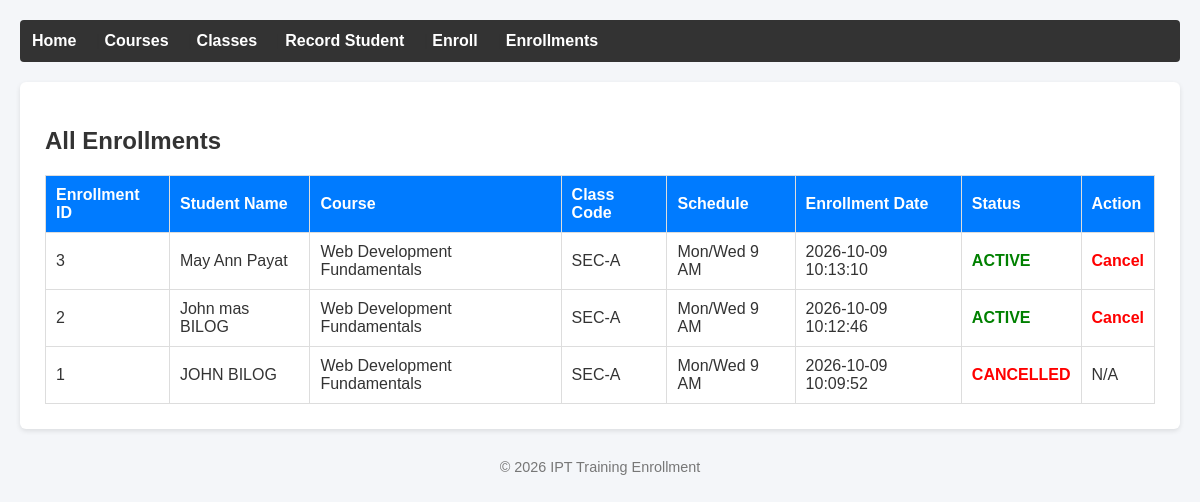
Screenshot of /admin/enrollments.php with the database file from the repository.
### tables this page shows
CREATE TABLE `enrollments` (
  `enrollment_id` int(11) NOT NULL,
  `student_id` int(11) NOT NULL,
  `class_id` int(11) NOT NULL,
  `enrollment_date` timestamp NOT NULL DEFAULT current_timestamp(),
  `status` varchar(20) DEFAULT 'active'
);

CREATE TABLE `students` (
  `student_id` int(11) NOT NULL,
  `full_name` varchar(100) NOT NULL,
  `email` varchar(100) DEFAULT NULL,
  `phone` varchar(30) DEFAULT NULL,
  `created_at` timestamp NOT NULL DEFAULT current_timestamp()
);

CREATE TABLE `courses` (
  `course_id` int(11) NOT NULL,
  `course_code` varchar(20) NOT NULL,
  `course_name` varchar(100) NOT NULL,
  `description` text DEFAULT NULL
);

CREATE TABLE `classes` (
  `class_id` int(11) NOT NULL,
  `course_id` int(11) NOT NULL,
  `class_code` varchar(20) NOT NULL,
  `schedule` varchar(100) DEFAULT NULL,
  `instructor` varchar(100) DEFAULT NULL,
  `slots` int(11) NOT NULL DEFAULT 0
);

### classes/EnrollmentRepository.php (called while the page is built, shortened)
<?php
class EnrollmentRepository {
    private $db;
    public function __construct(PDO $db) {
        $this->db = $db;
    }
    public function allWithDetails() {
        $sql = "SELECT e.enrollment_id, e.enrollment_date, e.status,
                       s.full_name, s.email, s.phone,
                       c.class_code, c.schedule, c.instructor,
                       co.course_name, co.course_code
                FROM enrollments e
                JOIN students s ON e.student_id = s.student_id
                JOIN classes c ON e.class_id = c.class_id
                JOIN courses co ON c.course_id = co.course_id
                ORDER BY e.enrollment_id DESC";
        $stmt = $this->db->query($sql);
        return $stmt->fetchAll();
    }
}

### admin/enrollments.php (the view, shortened to what this page needs)
<?php
require_once __DIR__ . '/../config/db.php';
require_once __DIR__ . '/../classes/EnrollmentRepository.php';
$repo = new EnrollmentRepository($db);
$rows = $repo->allWithDetails();
require_once __DIR__ . '/../includes/header.php';
?>
<h2>All Enrollments</h2>
<table>
    <thead>
        <tr>
            <th>Enrollment ID</th>
            <th>Student Name</th>
            <th>Course</th>
            <th>Class Code</th>
            <th>Schedule</th>
            <th>Enrollment Date</th>
            <th>Status</th>
            <th>Action</th>
        </tr>
    </thead>
    <tbody>
        <?php foreach ($rows as $row): ?>
            <tr>
                <td><?php echo htmlspecialchars($row['enrollment_id']); ?></td>
                <td><?php echo htmlspecialchars($row['full_name']); ?></td>
                <td><?php echo htmlspecialchars($row['course_name']); ?></td>
                <td><?php echo htmlspecialchars($row['class_code']); ?></td>
                <td><?php echo htmlspecialchars($row['schedule']); ?></td>
                <td><?php echo htmlspecialchars($row['enrollment_date']); ?></td>
                <td>
                    <span style="color: <?php echo $row['status'] === 'active' ? 'green' : 'red'; ?>; font-weight: bold;">
                        <?php echo htmlspecialchars(strtoupper($row['status'])); ?>
                    </span>
                </td>
                <td>
                    <?php if ($row['status'] === 'active'): ?>
                        <a href="enrollments.php?action=cancel&id=<?php echo $row['enrollment_id']; ?>"
                           onclick="return confirm('Are you sure you want to cancel this enrollment?');"
                           style="color: red; text-decoration: none; font-weight: bold;">
                           Cancel
                        </a>
                    <?php else: ?>
                        N/A
                    <?php endif; ?>
                </td>
            </tr>
        <?php endforeach; ?>
    </tbody>
</table>
<?php require_once __DIR__ . '/../includes/footer.php'; ?>

### includes/header.php (shortened to what this page needs)
<!DOCTYPE html>
<html lang="en">
<head>
    <link rel="stylesheet" href="../css/style.css">
</head>
<body>
<nav>
    <a href="../index.php">Home</a> |
    <a href="courses.php">Courses</a> |
    <a href="classes.php">Classes</a> |
    <a href="students.php">Record Student</a> |
    <a href="enroll.php">Enroll</a> |
    <a href="enrollments.php">Enrollments</a>
</nav>
<main>

### includes/footer.php (shortened to what this page needs)
</main>
<footer>&copy; <?php echo date('Y'); ?> IPT Training Enrollment</footer>
</body>
</html>

### css/style.css (style rules this page uses)
body { font-family: Arial, sans-serif; margin: 20px; background-color: #f4f6f9; color: #333; }
nav { background: #333; padding: 12px; margin-bottom: 20px; border-radius: 4px; }
nav a { color: #fff; text-decoration: none; margin-right: 15px; font-weight: bold; }
main { background: #fff; padding: 25px; border-radius: 6px; box-shadow: 0 2px 5px rgba(0,0,0,0.1); }
table { width: 100%; border-collapse: collapse; margin-top: 15px; }
th, td { padding: 10px; border: 1px solid #ddd; text-align: left; }
th { background-color: #007bff; color: white; }
footer { margin-top: 30px; text-align: center; font-size: 0.9em; color: #777; }

### rows the page displays
enrollments: enrollment_id "3", student.full_name "May Ann Payat", courses.course_name "Web Development Fundamentals", class.class_code "SEC-A", class.schedule "Mon/Wed 9 AM", enrollment_date "2026-10-09 10:13:10", status "ACTIVE"
enrollments: enrollment_id "2", student.full_name "John mas BILOG", courses.course_name "Web Development Fundamentals", class.class_code "SEC-A", class.schedule "Mon/Wed 9 AM", enrollment_date "2026-10-09 10:12:46", status "ACTIVE"
enrollments: enrollment_id "1", student.full_name "JOHN BILOG", courses.course_name "Web Development Fundamentals", class.class_code "SEC-A", class.schedule "Mon/Wed 9 AM", enrollment_date "2026-10-09 10:09:52", status "CANCELLED", shows "N/A"
